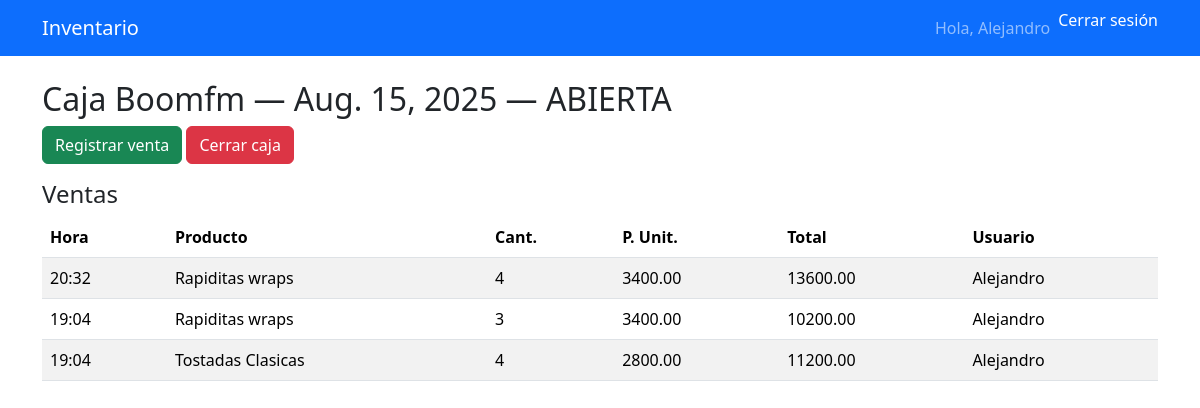
Page /caja/1/ (signed in) on the committed database.
### inventario/models.py (models this page shows, shortened)
class Caja(models.Model):
    ESTADOS = (('ABIERTA', 'ABIERTA'), ('CERRADA', 'CERRADA'))
    sucursal = models.ForeignKey(Sucursal, on_delete=models.CASCADE, related_name='cajas')
    fecha = models.DateField()  # 1 caja por día por sucursal
    apertura_monto = models.DecimalField(max_digits=12, decimal_places=2)
    apertura_usuario = models.ForeignKey(User, on_delete=models.PROTECT, related_name='aperturas_caja')
    cierre_monto = models.DecimalField(max_digits=12, decimal_places=2, null=True, blank=True)
    cierre_usuario = models.ForeignKey(User, on_delete=models.PROTECT, null=True, blank=True, related_name='cierres_caja')
    estado = models.CharField(max_length=10, choices=ESTADOS, default='ABIERTA')
    creado_en = models.DateTimeField(auto_now_add=True)
    class Meta:
        unique_together = ('sucursal', 'fecha')  # evita dos cajas el mismo día en la misma sucursal

class Sucursal(models.Model):
    nombre = models.CharField(max_length=150)
    direccion = models.CharField(max_length=250, blank=True)
    telefono = models.CharField(max_length=50, blank=True)
    created_at = models.DateTimeField(auto_now_add=True)

class Venta(models.Model):
    caja = models.ForeignKey(Caja, on_delete=models.CASCADE, related_name='ventas')
    producto = models.ForeignKey(Producto, on_delete=models.PROTECT)
    cantidad = models.PositiveIntegerField()
    precio_unitario = models.DecimalField(max_digits=12, decimal_places=2)
    total = models.DecimalField(max_digits=12, decimal_places=2)
    usuario = models.ForeignKey(User, on_delete=models.PROTECT)
    creado_en = models.DateTimeField(auto_now_add=True)

class Producto(models.Model):
    nombre = models.CharField(max_length=100)
    descripcion = models.TextField(blank=True, null=True)
    precio = models.DecimalField(max_digits=10, decimal_places=2)
    stock = models.PositiveIntegerField(default=0)
    sucursal = models.ForeignKey(Sucursal, on_delete=models.CASCADE, related_name='productos')
    fecha_creacion = models.DateTimeField(auto_now_add=True)

### inventario/views_caja.py (the view)
# urls.py: path('caja/<int:caja_id>/', views_caja.caja_detalle, name='caja_detalle'),
@login_required
def caja_detalle(request, caja_id):
    caja = get_object_or_404(Caja, pk=caja_id)
    rol, sucs = role_and_sucursales(request.user)
    if rol != 'Administrador' and caja.sucursal not in sucs:
        raise PermissionDenied("No puedes ver esta caja.")
    ventas = caja.ventas.select_related('producto').order_by('-creado_en')
    return render(request, 'inventario/caja_detalle.html', {
        'caja': caja,
        'ventas': ventas
    })

### inventario/context_processors.py (called while the page is built, shortened)
def role_context(request):
    role = None
    if request.user.is_authenticated:
        perfil = getattr(request.user, 'perfil', None)
        role = getattr(perfil, 'rol', None)
    return {'role': role}

### inventario/permissions.py (called while the page is built)
def role_and_sucursales(user):
    perfil = getattr(user, 'perfil', None)
    if not perfil:
        return None, Sucursal.objects.none()
    rol = perfil.rol
    if rol == 'Administrador':
        return rol, Sucursal.objects.all()
    return rol, perfil.sucursales.all()

### templates/inventario/caja_detalle.html (shortened to what this page needs)
{% extends "base.html" %}
{% block content %}
<h2>Caja {{ caja.sucursal.nombre }} — {{ caja.fecha }} — {{ caja.estado }}</h2>
<div class="mb-3">
  <a class="btn btn-success {% if caja.estado != 'ABIERTA' %}disabled{% endif %}" href="{% url 'venta_nueva' caja.id %}">Registrar venta</a>
  <a class="btn btn-danger {% if caja.estado != 'ABIERTA' %}disabled{% endif %}" href="{% url 'caja_cerrar' caja.id %}">Cerrar caja</a>
</div>
<h4>Ventas</h4>
<table class="table table-striped">
  <thead>
    <tr>
      <th>Hora</th>
      <th>Producto</th>
      <th>Cant.</th>
      <th>P. Unit.</th>
      <th>Total</th>
      <th>Usuario</th>
    </tr>
  </thead>
  <tbody>
    {% for v in ventas %}
      <tr>
        <td>{{ v.creado_en|date:"H:i" }}</td>
        <td>{{ v.producto.nombre }}</td>
        <td>{{ v.cantidad }}</td>
        <td>{{ v.precio_unitario }}</td>
        <td>{{ v.total }}</td>
        <td>{{ v.usuario.username }}</td>
      </tr>
    {% empty %}
      <tr><td colspan="6">Sin ventas.</td></tr>
    {% endfor %}
  </tbody>
</table>
{% endblock %}

### templates/base.html (shortened to what this page needs)
<!doctype html>
<html lang="es">
<head>
  <link href="https://cdn.jsdelivr.net/npm/bootstrap@5.3.2/dist/css/bootstrap.min.css" rel="stylesheet">
</head>
<body>
  <nav class="navbar navbar-expand-lg navbar-dark bg-primary">
    <div class="container">
      <a class="navbar-brand" href="{% url 'home' %}">Inventario</a>
      <div class="collapse navbar-collapse" id="navMain">
        <ul class="navbar-nav ms-auto">
          {% if user.is_authenticated %}
            <li class="nav-item">
              <span class="nav-link">Hola, {{ user.username }}</span>
            </li>
            <li class="nav-item">
              <form method="post" action="{% url 'logout' %}" style="display:inline;">
                <button type="submit" class="nav-link btn btn-link" style="padding: 0; margin: 0; color: white; text-decoration: none;">
                  Cerrar sesión
                </button>
              </form>
            </li>
          {% else %}
            <li class="nav-item">
              <a class="nav-link" href="{% url 'login' %}">Ingresar</a>
            </li>
          {% endif %}
        </ul>
      </div>
    </div>
  </nav>
  <main class="container py-4">
    {% block content %}{% endblock %}
  </main>
</body>
</html>

### rows in the picture
Caja: sucursal.nombre "Boomfm", fecha "Aug. 15, 2025", estado "ABIERTA"
Venta: creado_en "20:32", producto.nombre "Rapiditas wraps", cantidad "4", precio_unitario "3400.00", total "13600.00", usuario.username "Alejandro"
Venta: creado_en "19:04", producto.nombre "Rapiditas wraps", cantidad "3", precio_unitario "3400.00", total "10200.00", usuario.username "Alejandro"
Venta: creado_en "19:04", producto.nombre "Tostadas Clasicas", cantidad "4", precio_unitario "2800.00", total "11200.00", usuario.username "Alejandro"

### other values in the picture
{{ user.username }} "Alejandro"
